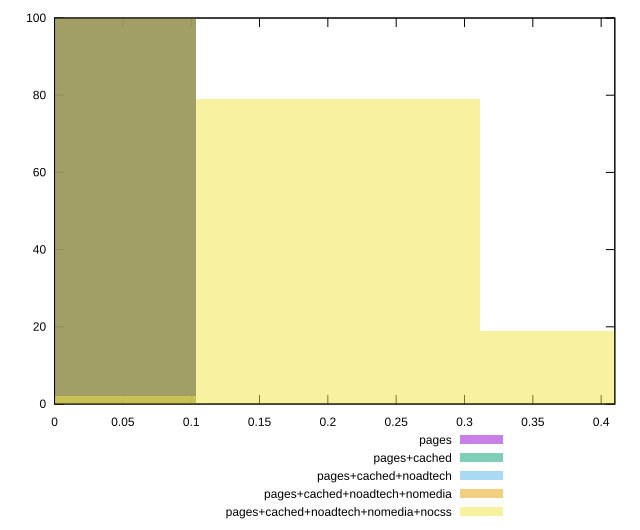

Reproduce this figure in gnuplot.
reset

$pages <<EOF
0 100
EOF

$pagesCached <<EOF
0 100
EOF

$pagesCachedNoadtech <<EOF
0 100
EOF

$pagesCachedNoadtechNomedia <<EOF
0 100
EOF

$pagesCachedNoadtechNomediaNocss <<EOF
0.4149471230135549 19
0.20747356150677745 79
0 2
EOF

set key outside below
set boxwidth 0.20747356150677745
set xrange [0:0.41]
set yrange [0:100]
set trange [0:100]
set style fill transparent solid 0.5 noborder
set terminal svg size 640, 530 enhanced background rgb 'white'
set output "report_00015_2021-02-09T16-11-33.973Z/largest-contentful-paint/comparison/histogram/all_score.svg"

plot $pages title "pages" with boxes, \
     $pagesCached title "pages+cached" with boxes, \
     $pagesCachedNoadtech title "pages+cached+noadtech" with boxes, \
     $pagesCachedNoadtechNomedia title "pages+cached+noadtech+nomedia" with boxes, \
     $pagesCachedNoadtechNomediaNocss title "pages+cached+noadtech+nomedia+nocss" with boxes

reset
